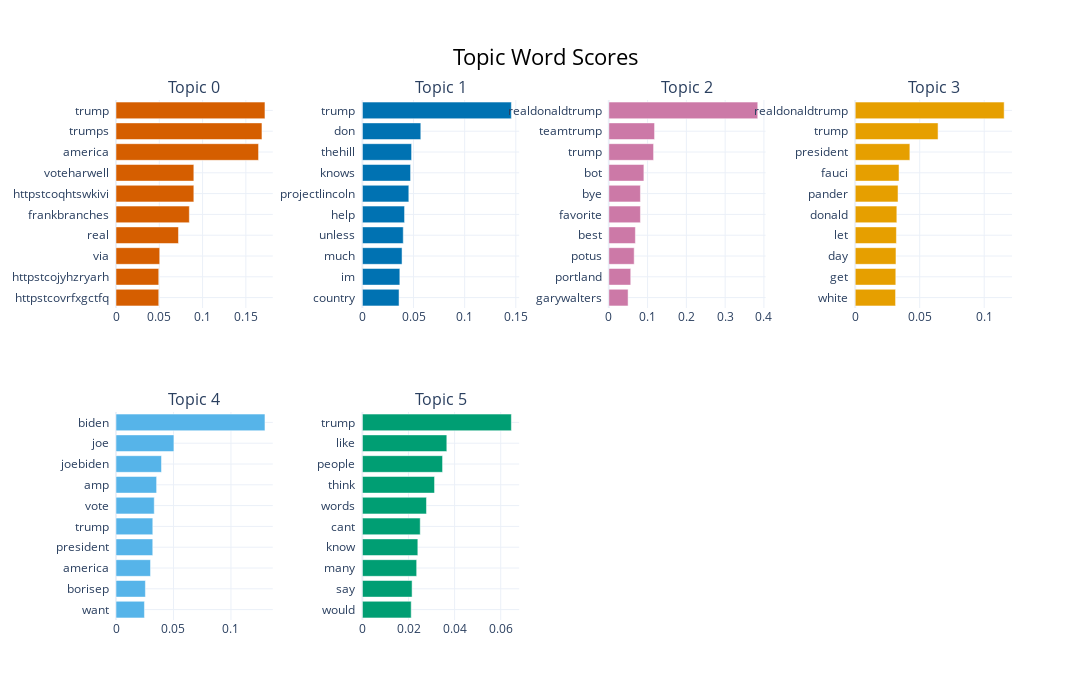

The code cell stored with this chart in its notebook:
### Markdown cell above
### Topic visualisation

### Code cell
model.visualize_barchart(top_n_topics=17, n_words= 10, width = 300, height = 350)

### Figure 1 — Plotly figure (JSON) as saved in the notebook; plotly's stock layout.template omitted (floating-point values rounded to 4 significant figures)
{"data": [{"marker": {"color": "#D55E00"}, "orientation": "h", "type": "bar", "x": [0.04939, 0.04939, 0.0505, 0.07215, 0.0847, 0.08989, 0.08989, 0.1646, 0.1686, 0.1721], "xaxis": "x", "y": ["httpstcovrfxgctfq  ", "httpstcojyhzryarh  ", "via  ", "real  ", "frankbranches  ", "httpstcoqhtswkivi  ", "voteharwell  ", "america  ", "trumps  ", "trump  "], "yaxis": "y"}, {"marker": {"color": "#0072B2"}, "orientation": "h", "type": "bar", "x": [0.03584, 0.03661, 0.03877, 0.03995, 0.04121, 0.04539, 0.0471, 0.0481, 0.0571, 0.1457], "xaxis": "x2", "y": ["country  ", "im  ", "much  ", "unless  ", "help  ", "projectlincoln  ", "knows  ", "thehill  ", "don  ", "trump  "], "yaxis": "y2"}, {"marker": {"color": "#CC79A7"}, "orientation": "h", "type": "bar", "x": [0.04971, 0.05657, 0.06543, 0.06853, 0.08154, 0.08154, 0.09047, 0.1154, 0.118, 0.3841], "xaxis": "x3", "y": ["garywalters  ", "portland  ", "potus  ", "best  ", "favorite  ", "bye  ", "bot  ", "trump  ", "teamtrump  ", "realdonaldtrump  "], "yaxis": "y3"}, {"marker": {"color": "#E69F00"}, "orientation": "h", "type": "bar", "x": [0.03128, 0.03147, 0.03161, 0.03195, 0.03228, 0.0332, 0.03398, 0.04237, 0.06423, 0.1155], "xaxis": "x4", "y": ["white  ", "get  ", "day  ", "let  ", "donald  ", "pander  ", "fauci  ", "president  ", "trump  ", "realdonaldtrump  "], "yaxis": "y4"}, {"marker": {"color": "#56B4E9"}, "orientation": "h", "type": "bar", "x": [0.02475, 0.02557, 0.03003, 0.03197, 0.032, 0.03326, 0.03533, 0.03957, 0.05037, 0.1296], "xaxis": "x5", "y": ["want  ", "borisep  ", "america  ", "president  ", "trump  ", "vote  ", "amp  ", "joebiden  ", "joe  ", "biden  "], "yaxis": "y5"}, {"marker": {"color": "#009E73"}, "orientation": "h", "type": "bar", "x": [0.02117, 0.02156, 0.02354, 0.02405, 0.02508, 0.02779, 0.03129, 0.03477, 0.03662, 0.06462], "xaxis": "x6", "y": ["would  ", "say  ", "many  ", "know  ", "cant  ", "words  ", "think  ", "people  ", "like  ", "trump  "], "yaxis": "y6"}], "layout": {"annotations": [{"font": {"size": 16}, "showarrow": false, "text": "Topic 0", "x": 0.0875, "xanchor": "center", "xref": "paper", "y": 1, "yanchor": "bottom", "yref": "paper"}, {"font": {"size": 16}, "showarrow": false, "text": "Topic 1", "x": 0.3625, "xanchor": "center", "xref": "paper", "y": 1, "yanchor": "bottom", "yref": "paper"}, {"font": {"size": 16}, "showarrow": false, "text": "Topic 2", "x": 0.6375, "xanchor": "center", "xref": "paper", "y": 1, "yanchor": "bottom", "yref": "paper"}, {"font": {"size": 16}, "showarrow": false, "text": "Topic 3", "x": 0.9125, "xanchor": "center", "xref": "paper", "y": 1, "yanchor": "bottom", "yref": "paper"}, {"font": {"size": 16}, "showarrow": false, "text": "Topic 4", "x": 0.0875, "xanchor": "center", "xref": "paper", "y": 0.4, "yanchor": "bottom", "yref": "paper"}, {"font": {"size": 16}, "showarrow": false, "text": "Topic 5", "x": 0.3625, "xanchor": "center", "xref": "paper", "y": 0.4, "yanchor": "bottom", "yref": "paper"}], "height": 700, "hoverlabel": {"bgcolor": "white", "font": {"family": "Rockwell", "size": 16}}, "showlegend": false, "title": {"font": {"color": "Black", "size": 22}, "text": "Topic Word Scores", "x": 0.5, "xanchor": "center", "yanchor": "top"}, "width": 1200, "xaxis": {"anchor": "y", "domain": [0, 0.175], "showgrid": true}, "xaxis2": {"anchor": "y2", "domain": [0.275, 0.45], "showgrid": true}, "xaxis3": {"anchor": "y3", "domain": [0.55, 0.725], "showgrid": true}, "xaxis4": {"anchor": "y4", "domain": [0.825, 1], "showgrid": true}, "xaxis5": {"anchor": "y5", "domain": [0, 0.175], "showgrid": true}, "xaxis6": {"anchor": "y6", "domain": [0.275, 0.45], "showgrid": true}, "xaxis7": {"anchor": "y7", "domain": [0.55, 0.725], "showgrid": true}, "xaxis8": {"anchor": "y8", "domain": [0.825, 1], "showgrid": true}, "yaxis": {"anchor": "x", "domain": [0.6, 1], "showgrid": true}, "yaxis2": {"anchor": "x2", "domain": [0.6, 1], "showgrid": true}, "yaxis3": {"anchor": "x3", "domain": [0.6, 1], "showgrid": true}, "yaxis4": {"anchor": "x4", "domain": [0.6, 1], "showgrid": true}, "yaxis5": {"anchor": "x5", "domain": [0, 0.4], "showgrid": true}, "yaxis6": {"anchor": "x6", "domain": [0, 0.4], "showgrid": true}, "yaxis7": {"anchor": "x7", "domain": [0, 0.4], "showgrid": true}, "yaxis8": {"anchor": "x8", "domain": [0, 0.4], "showgrid": true}}}
